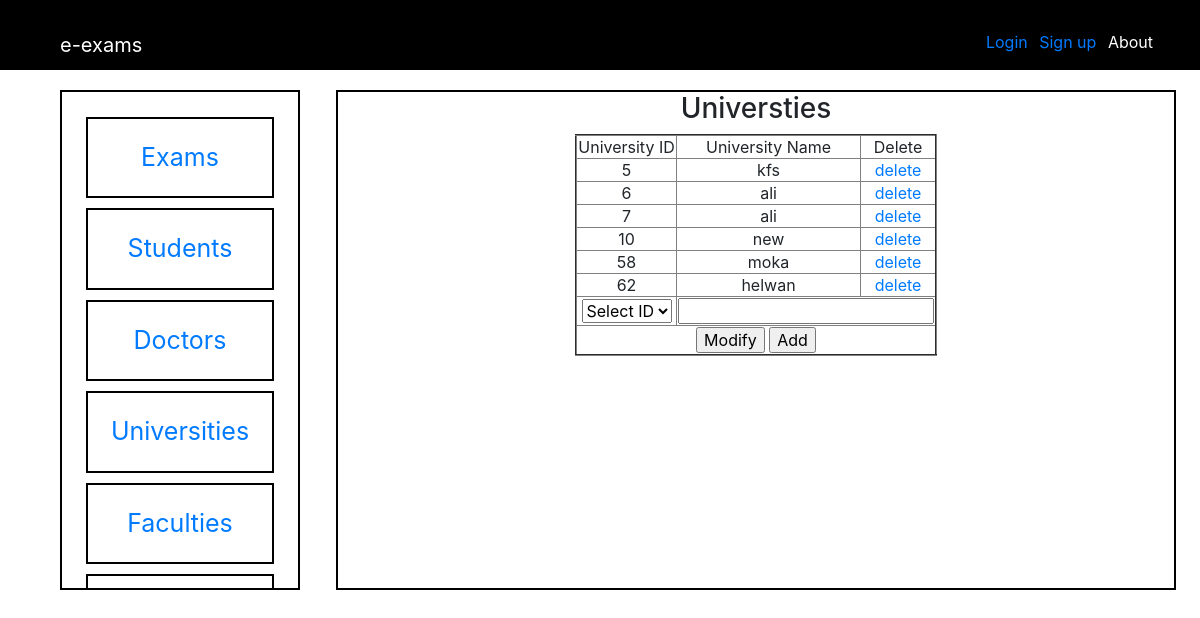
The app's page /project/admin/admin-universities.php with its own data.
### tables this page shows
CREATE TABLE `universities` (
  `id` int(11) NOT NULL,
  `name` varchar(30) NOT NULL
);

### php/admin/admin-quires.php (called while the page is built, shortened)
<?php
$con = mysqli_connect('localhost','root','','e-examsproject');
$view_universities = mysqli_query($con,"SELECT * FROM universities");
$view_universities_res = mysqli_fetch_all($view_universities,MYSQLI_ASSOC);

### project/admin/admin-universities.php (the view, shortened to what this page needs)
<?php include('C:\xampp1\htdocs\E Exams Project\php\admin\admin-quires.php'); ?>
    <link rel="stylesheet" type="text/css" href="http://localhost/E%20Exams%20Project/style/css/admin/admin-main-page.css">
<form action="admin-universities.php" method="POST">
    <div class="main-admin-div-left">
        <div class="deps"><a href="admin-exams.php">Exams</a></div>
        <div class="deps"><a href="admin-students.php">Students</a></div>
        <div class="deps"><a href="admin-doctors.php">Doctors</a></div>
        <div class="deps"><a href="admin-universities.php"> Universities</a></div>
        <div class="deps"><a href="admin-Faculties.php">Faculties</a></div>
        <div class="deps"><a href="admin-Levels.php">Levels</a></div>
    </div>
     <div class="main-admin-div-right">
       <center><h3>Universties</h3></center>
       <center>
        <form action="admin-universities.php" method="POST">
        <table border="2px" style="text-align: center;">
            <tr>
                <td>University ID</td>
                <td>University Name</td>
                <td>Delete</td>
            </tr>
            <?php  foreach($view_universities_res as $res){ ?>
            <tr>
                <td>
                    <?php echo $res['id']; ?>
                </td>
                <td>
                    <?php echo $res['name']; ?>
                </td>
                <td>
                    <a href="admin-universities.php?id=<?php echo $res['id'] ?>">
                        delete
                    </a>
                </td>
            </tr>
             <?php } ?>
            <tr>
                <td>
                    <select name="UniId">
                        <option>Select ID</option>
                    </select>
                </td>
                <td colspan="2">
                    <input type="text" name="changeUniName">
                </td>
            </tr>
            <tr>
                <td colspan="3">
                    <input type="submit" name="modifyUni" value="Modify">
                    <input type="submit" name="addUni" value="Add">
                </td>
            </tr>
        </table>
    </form>
    </center>
    </div>
</form>
<?php include ('../../php/header.php'); ?>

### style/css/admin/admin-main-page.css (style rules this page uses)
.main-admin-div-left { position: relative; width: 20%; height: 500px; border:2px solid black; top: 90px; left: 5%; overflow: scroll; }
.main-admin-div-left .deps { font-size: 25px; border:2px solid black; padding: 20px; width: 80%; position: relative; left: 10%; top:5%; text-align: center; margin-bottom: 10px; scroll-behavior: auto; }
.main-admin-div-right { position: absolute; width: 70%; height: 500px; border:2px solid black; top: 90px; left: 28%; overflow: scroll; }

### records on screen
universities: id "5", name "kfs"
universities: id "6", name "ali"
universities: id "7", name "ali"
universities: id "10", name "new"
universities: id "58", name "moka"
universities: id "62", name "helwan"
